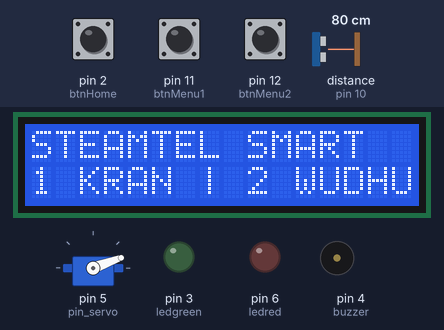
Bench run of a sketch on a simulated Arduino Uno, built with avr-gcc and run on an emulated ATmega328P. On the bench: 16×2 character LCD, servo, output pins drawn as LEDs (lit = HIGH), buzzer (waves = sounding). The test bench sets the inputs (shaded band); at power-on: pin 12 (btnMenu2) LOW, pin 11 (btnMenu1) LOW, distance to the obstacle (sensor on pin 10) 80 cm, pin 2 (btnHome) LOW. The echo pulse lasts 58.3 µs per cm; pins used as bus, display or sensor lines are not drawn; what the sketch prints to the serial monitor is not drawn.

Above: at 1.2 s.
1.3 s: pin 12 (btnMenu2) pulled HIGH for 0.25 s
At 3.1 s:
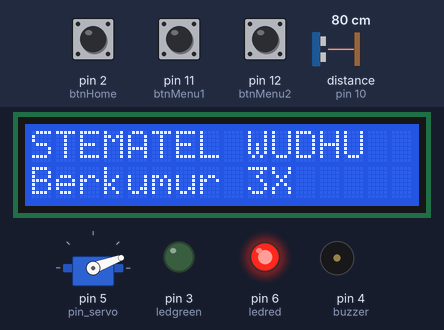
4.5 s: pin 11 (btnMenu1) pulled HIGH for 0.25 s
At 6.0 s:
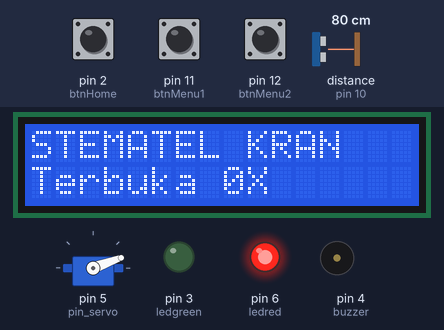
7.7 s: distance to the obstacle (sensor on pin 10) set to 60 cm
10.7 s: distance to the obstacle (sensor on pin 10) set to 33 cm
12.2 s: distance to the obstacle (sensor on pin 10) set to 27 cm
At 13.1 s:
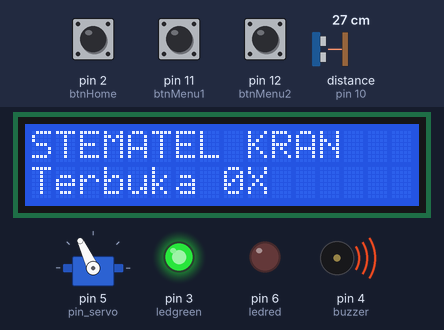
13.7 s: pin 2 (btnHome) pulled HIGH for 0.25 s
At 15.1 s:
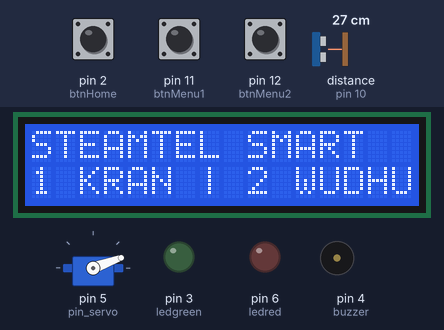
Timing chart, 0 to 16.7 s (numbered marks = the images above; inputs shaded):
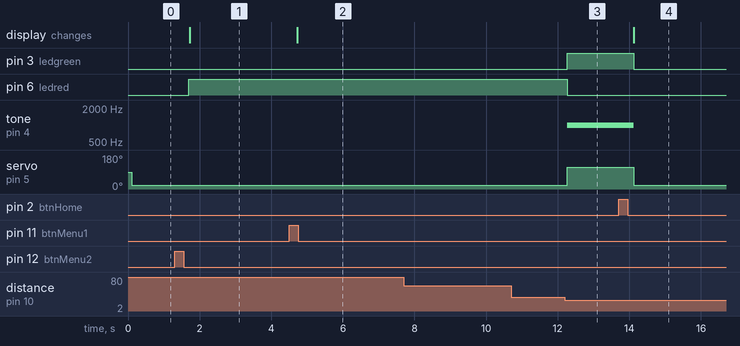

Measured:
- the behaviour switches between 31 and 30 cm on distance to the obstacle (sensor on pin 10) (found by bisection; images 2 and 3)
- after the input at 1.3 s, pin 6 (ledred): LOW → HIGH after 0.39 s; the display: changes after 0.42 s (image 1)
- after the input at 4.5 s, the display: changes after 0.23 s (image 2)
- after the input at 7.7 s, every drawn part: stays the same
- after the input at 10.7 s, every drawn part: stays the same
- after the input at 12.2 s, pin 3 (ledgreen): LOW → HIGH after 0.07 s; pin 6 (ledred): HIGH → LOW after 0.07 s; tone on pin 4 (buzzer): silent → 1000 Hz after 0.07 s; servo on pin 5 (pin_servo): 20° → 115° after 0.07 s
- after the input at 13.7 s, pin 3 (ledgreen): HIGH → LOW after 0.42 s; tone on pin 4 (buzzer): 1000 Hz → silent after 0.42 s; servo on pin 5 (pin_servo): 115° → 20° after 0.42 s; the display: changes after 0.42 s (image 4)

The sketch:

smart_kran2.ino
```cpp
#include <Servo.h>
#include <Wire.h>
#include <LiquidCrystal_I2C.h>

int count = 0;
int countWudhu = 3;
int state = 0;

int menu = 0;

int btnHome = 2;
int btnMenu1 = 11;
int btnMenu2 = 12;

//ultrasonic
const int trigPin = 9;
const int echoPin = 10;
// defines variables
long duration;
int distance;

//lcd
const int rs = 12, en = 11, d4 = 5, d5 = 4, d6 = 3, d7 = 2;
LiquidCrystal_I2C lcd(0x27, 2, 1, 0, 4, 5, 6, 7, 3, POSITIVE);

//led
int ledgreen = 3;
int ledred = 6;
int ledblue = 1;

//buzzer
int buzzer = 4;

//servo
int pin_servo = 5;
Servo myservo;

void setup() {
  //lcd
  lcd.begin(16, 2);
  lcd.clear();

  //servo
  myservo.attach(pin_servo);

  //ultrasonic
  pinMode(trigPin, OUTPUT); // Sets the trigPin as an Output
  pinMode(echoPin, INPUT); // Sets the echoPin as an Input
  Serial.begin(9600); // Starts the serial communication

  //led
  pinMode( ledgreen, OUTPUT);
  pinMode( ledred, OUTPUT);

  //buzzer
  pinMode(buzzer, OUTPUT);

  //btn
  pinMode(btnHome, INPUT);
  pinMode(btnMenu1, INPUT);
  pinMode(btnMenu2, INPUT);
}

void showLcd(String top, String bottom, int countWudhu) {
  lcd.clear();
  lcd.print(top);
  lcd.setCursor(0, 1);
  lcd.print(bottom);
  if (bottom != "Selesai")
  {
    lcd.print(countWudhu);
    lcd.print("X");
  }
  //   Serial.print(countWudhu);
}

void loop() {

  if (menu == 0)
  {
    lcd.clear();
    lcd.print("STEAMTEL SMART");
    lcd.setCursor(0, 1);
    lcd.print("1 KRAN | 2 WUDHU");
    digitalWrite(ledred, LOW);
    digitalWrite(ledgreen, LOW);
    noTone(buzzer);
    myservo.write(20);
  }

  if (menu > 0) {

    //ultrasonic
    digitalWrite(trigPin, LOW);
    delayMicroseconds(2);
    // Sets the trigPin on HIGH state for 10 micro seconds
    digitalWrite(trigPin, HIGH);
    delayMicroseconds(10);
    digitalWrite(trigPin, LOW);
    // Reads the echoPin, returns the sound wave travel time in microseconds
    duration = pulseIn(echoPin, HIGH);
    // Calculating the distance
    distance = duration * 0.034 / 2;
    // Prints the distance on the Serial Monitor
    //Serial.print("Distance: ");
    //  Serial.println(distance);

    if (distance < 30) {
      if (state == 1) {
        count = count + 1;
        countWudhu =  countWudhu - 1;
        state = 0;
      }
      digitalWrite(ledgreen, HIGH);
      digitalWrite(ledred, LOW);
      tone(buzzer, 1000);

      myservo.write(115);
    }

    else {

      digitalWrite(ledred, HIGH);
      digitalWrite(ledgreen, LOW);
      noTone(buzzer);
      myservo.write(20);
      state = 1;

      if (countWudhu == 0)
      {
        countWudhu = 3;
      }

      if (menu == 1) {
        showLcd("STEMATEL KRAN", "Terbuka ", count);
      }

      if (menu == 2) {

        if (count >= 0 && count < 3) {
          showLcd("STEMATEL WUDHU", "Berkumur ", countWudhu);
        }
        else if (count >= 3 && count < 6) {
          showLcd("STEMATEL WUDHU", "Hidung ", countWudhu);
        }
        else if (count >= 6 && count < 9) {
          showLcd("STEMATEL WUDHU", "Muka ", countWudhu);
        }
        else if (count >= 9 && count < 12) {
          showLcd("STEMATEL WUDHU", "Tangan Kanan ", countWudhu);
        }
        else if (count >= 12 && count < 15) {
          showLcd("STEMATEL WUDHU", "Tangan Kiri ", countWudhu);
        }
        else if (count >= 15 && count < 18) {
          showLcd("STEMATEL WUDHU", "Rambut ", countWudhu);
        }
        else if (count >= 18 && count < 21) {
          showLcd("STEMATEL WUDHU", "Kedua Telinga ", countWudhu);
        }
        else if (count >= 21 && count < 24) {
          showLcd("STEMATEL WUDHU", "Kaki Kanan ", countWudhu);
        }
        else if (count >= 24 && count < 27) {
          showLcd("STEMATEL WUDHU", "Kaki Kiri ", countWudhu);
        }
        else if (count >= 27) {
          showLcd("STEMATEL WUDHU", "Selesai", countWudhu);
        }
      }
    }
  }

   if (digitalRead(btnHome) == HIGH) {
    Serial.println("MenuHome");
    menu = 0;
  }

  if (digitalRead(btnMenu1) == HIGH) {
    Serial.println("Menu1");
    menu = 1;
    count = 0;
    countWudhu = 3;
    state = 0;
  }
  if (digitalRead(btnMenu2) == HIGH) {
    Serial.println("Menu2");
    menu = 2;
    count = 0;
    countWudhu = 3;
    state = 0;
  }

  delay(200);
}
```
